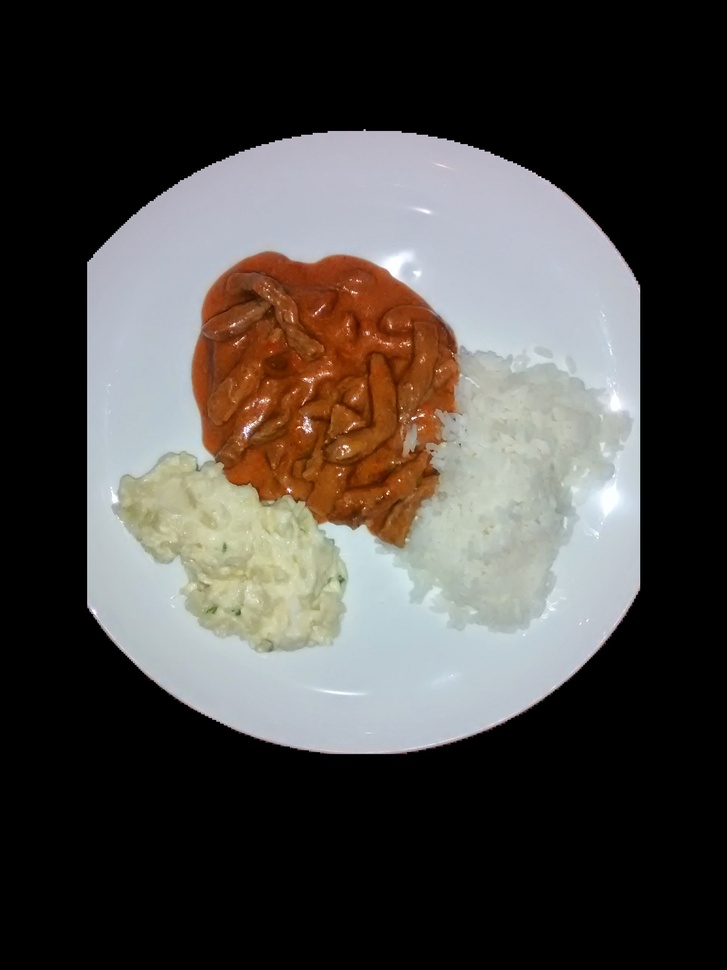
%> input picture Imagens_Varios_Alimentos_Processadas/IMG_20140922_141548258.jpg, 727 x 970 px, shrunk from 1944 x 2592 before the run
$ octave --eval "result = generate_mask_kmeans(imread('Imagens_Varios_Alimentos_Processadas/IMG_20140922_141548258.jpg'));"   (GNU Octave 9; MATLAB toolbox functions it lacks are replaced by stand-ins)
%> lines starting %> are read from the running program, lines starting %| are printed output that depends on the picture; in (x1, y1, x2, y2) boxes, pixels count from 0 and x2, y2 are one past the last pixel; in counts of white or black regions, pixels touching at a corner belong together; the program's own positions count from 1
function mask = generate_mask_kmeans(I)
% GENERATE_MASK_KMEANS Gera uma máscara binária para a comida usando K-means.
% A função assume que a imagem contém 3 classes principais: fundo (mesa), prato e comida.

% 1. Converter a imagem para o espaço de cores L*a*b* para melhor separação de cores
lab_I = rgb2lab(I);
%> lab_I: size 970x727x3 double; mean of channels 1, 2, 3 29.4, 1.6, 2.8

% 2. Usar apenas os canais 'a' e 'b' para a segmentação por cor
ab = lab_I(:,:,2:3);
ab = im2single(ab);

% 3. Segmentar a imagem em 3 clusters (fundo, prato, comida) usando K-means
nColors = 3;
pixel_labels = imsegkmeans(ab, nColors, 'NumAttempts', 3);
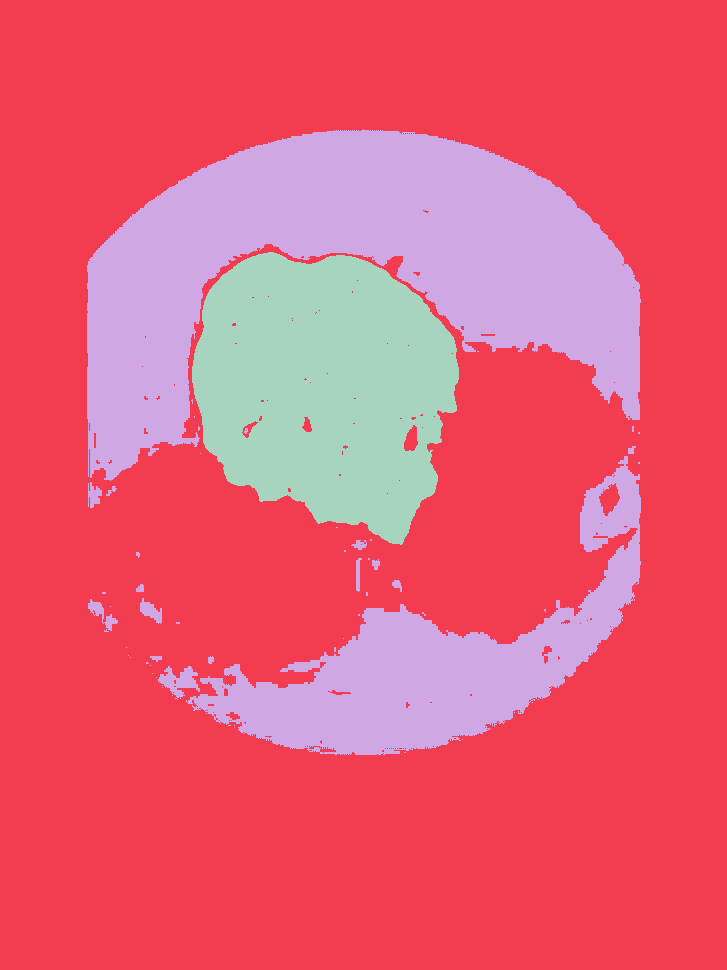
%> pixel_labels: size 970x727 uint8; 3 distinct labels, from 1 to 3; one colour per label, 0 black

% 4. Analisar os clusters para identificar a comida.
% O cluster da comida geralmente será o menor em área e mais centralizado.
% Para simplificar, vamos assumir que o cluster da comida é o que tem a menor área
% E que não é o fundo (que é o maior cluster).

stats = regionprops(pixel_labels, 'Area', 'PixelIdxList');
%> stats = 3 regions; Area: 514338, 133616, 57236
areas = [stats.Area];
%> areas = [57236 514338 133616]

% Encontrar o cluster com a maior área (provavelmente o fundo)
[~, idx_fundo] = max(areas);
%> idx_fundo = 2

% Inicializar a máscara como falsa (tudo é fundo)
mask = false(size(pixel_labels));

% Iterar sobre os clusters, ignorando o maior (fundo)
for k = 1:nColors
    if k ~= idx_fundo
        % Criar uma máscara temporária para o cluster atual
        temp_mask = (pixel_labels == k);

        % O prato é geralmente um anel ou círculo grande. A comida é uma forma menor.
        % Vamos usar a área para tentar distinguir o prato da comida.
        % O cluster restante com a menor área é provavelmente a comida.

        % Encontrar o cluster que não é o fundo e tem a menor área.
        % Esta é uma heurística, mas funciona bem para este tipo de imagem.

        % Se houver apenas 2 clusters restantes (prato e comida),
        % o menor é a comida. Se houver apenas 1 (prato OU comida), é esse.

        % Uma heurística mais robusta seria:
        % 1. Identificar o fundo (maior área).
        % 2. Dos restantes, o prato é o que tem o formato mais circular e maior área.
        % 3. O que sobrar é a comida.

        % Simplificando: vamos tentar o cluster com a menor área entre os não-fundo.

        % Para evitar a complexidade de regionprops em cada iteração,
        % vamos identificar os índices dos clusters não-fundo.

        non_background_indices = setdiff(1:nColors, idx_fundo);

        % Se houver 2 clusters não-fundo (prato e comida)
        if numel(non_background_indices) == 2
            % Comparar as áreas dos dois clusters não-fundo
            area1 = stats(non_background_indices(1)).Area;
            area2 = stats(non_background_indices(2)).Area;

            if area1 < area2
                idx_comida = non_background_indices(1);
            else
                idx_comida = non_background_indices(2);
            end

            mask = (pixel_labels == idx_comida);
            break; % Encontramos a comida, podemos sair do loop

        % Se houver apenas 1 cluster não-fundo (apenas comida ou apenas prato)
        elseif numel(non_background_indices) == 1
            % Assumimos que é a comida (ou o que queremos segmentar)
            mask = (pixel_labels == non_background_indices(1));
            break;
        end
    end
end
%> this loop made 1 pass
%> (non_background_indices, area1, area2, idx_comida) on pass 1: ([1 3], 57236, 133616, 1)
%> pass 1, in generate_mask_kmeans, `temp_mask = (pixel_labels == k);`:
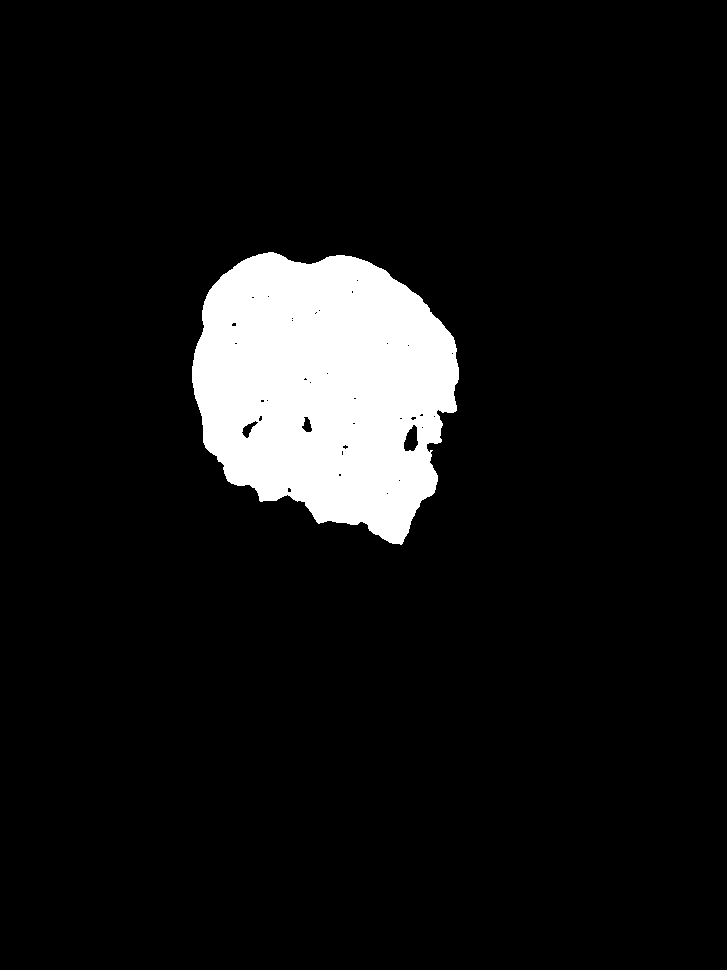
%> temp_mask: size 970x727 logical; 8.1% white; 1 white region, box (x1, y1, x2, y2) and area: (192, 252, 459, 545) 57236

% Se a heurística falhar (o que é comum), vamos tentar uma abordagem mais simples:
% O cluster da comida é o que tem a menor área total.
if ~any(mask(:))
    [~, idx_comida] = min(areas);
    % Se o menor cluster for o fundo, pegamos o segundo menor
    if idx_comida == idx_fundo
        areas(idx_fundo) = inf; % Ignora o fundo
        [~, idx_comida] = min(areas);
    end
    mask = (pixel_labels == idx_comida);
end

% A máscara final deve ser binária (0 ou 1)
mask = uint8(mask) * 255;

end

$ run again, on Imagens_Varios_Alimentos_Processadas/IMG_20140922_141552615.jpg
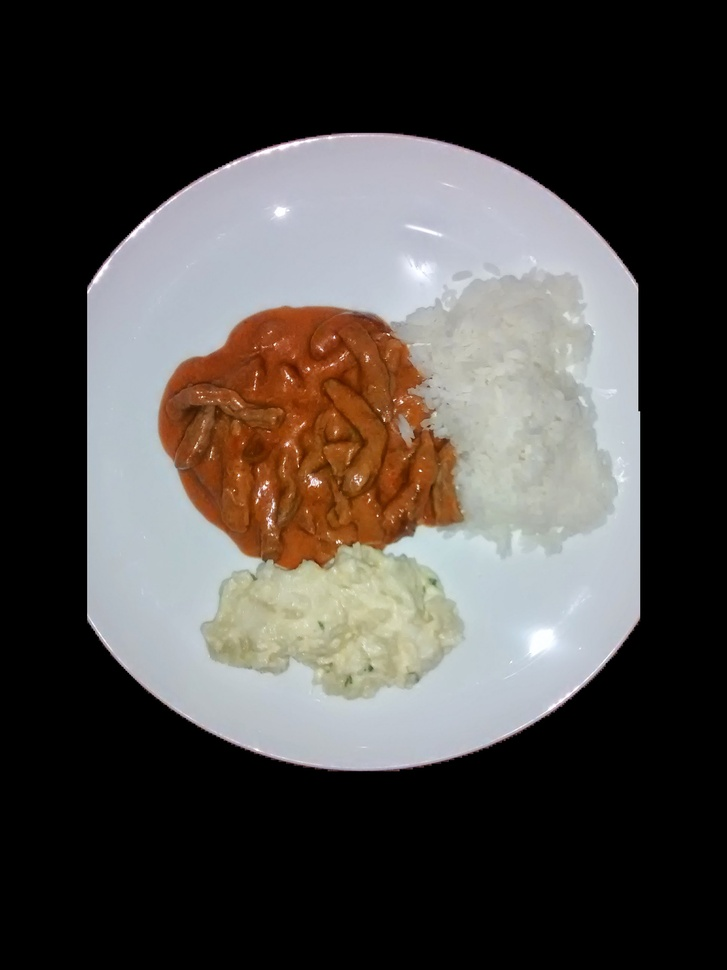
%> input picture Imagens_Varios_Alimentos_Processadas/IMG_20140922_141552615.jpg, 727 x 970 px, shrunk from 1944 x 2592 before the run
%> lab_I: size 970x727x3 double; mean of channels 1, 2, 3 30.1, 1.7, 2.7
%> in generate_mask_kmeans, `pixel_labels = imsegkmeans(ab, nColors, 'NumAttempts', 3);`:
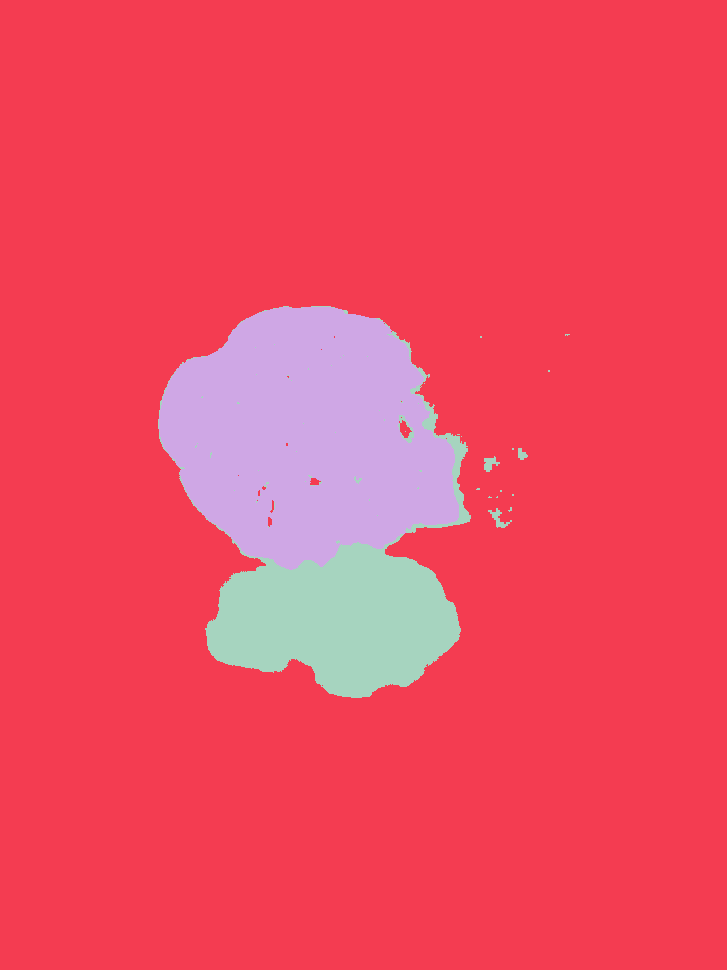
%> pixel_labels: size 970x727 uint8; 3 distinct labels, from 1 to 3; one colour per label, 0 black
%> stats = 3 regions; Area: 619280, 56067, 29843
%> areas = [29843 619280 56067]
%> idx_fundo = 2
%> the loop in generate_mask_kmeans, `for k = 1:nColors` made 1 pass
%> (non_background_indices, area1, area2, idx_comida) on pass 1: ([1 3], 29843, 56067, 1)
%> pass 1, in generate_mask_kmeans, `temp_mask = (pixel_labels == k);`:
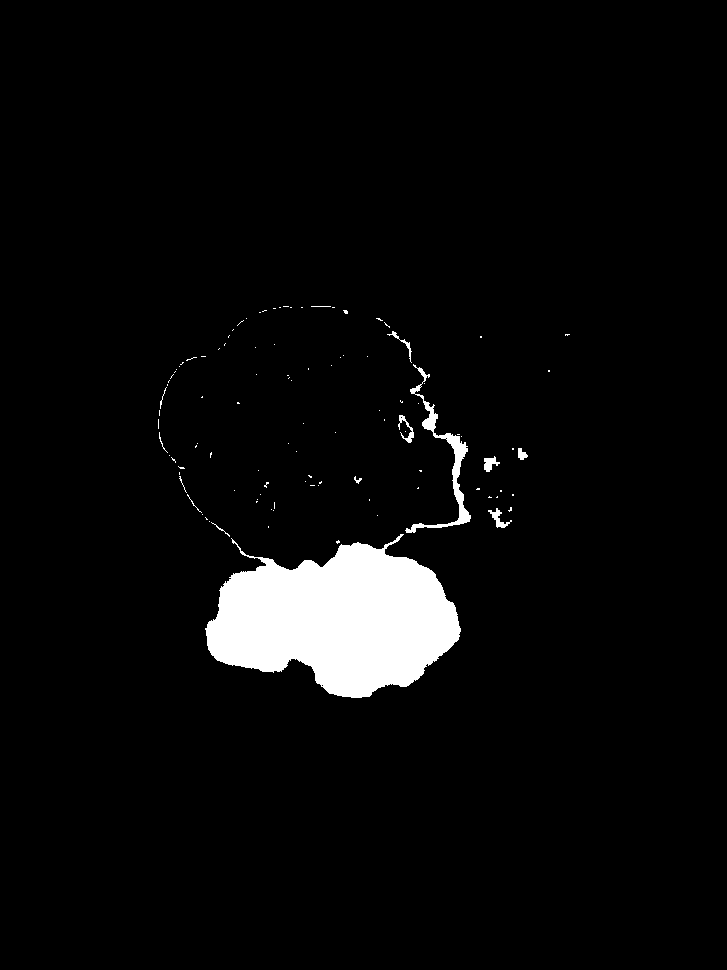
%> temp_mask: size 970x727 logical; 4.2% white; 107 white regions (93 under 20 px), largest, box (x1, y1, x2, y2) and area: (205, 534, 461, 698) 27235, (405, 364, 471, 533) 1473, (488, 508, 512, 528) 159

$ run again, on Imagens_Varios_Alimentos_Processadas/IMG_20140922_141558768.jpg
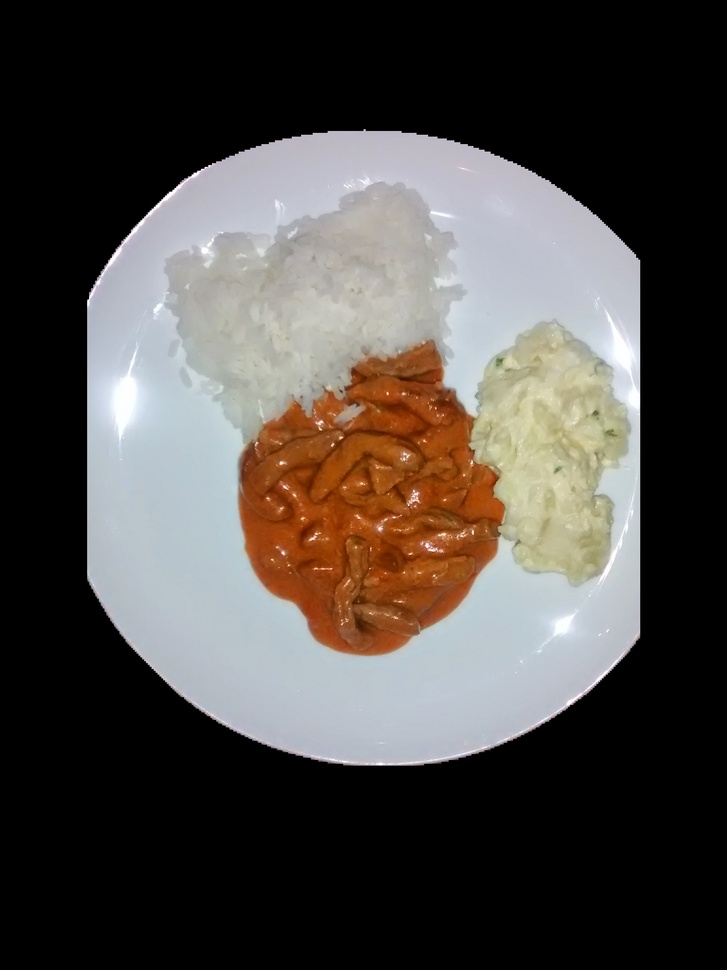
%> input picture Imagens_Varios_Alimentos_Processadas/IMG_20140922_141558768.jpg, 727 x 970 px, shrunk from 1944 x 2592 before the run
%> lab_I: size 970x727x3 double; mean of channels 1, 2, 3 30.2, 1.9, 3.1
%> in generate_mask_kmeans, `pixel_labels = imsegkmeans(ab, nColors, 'NumAttempts', 3);`:
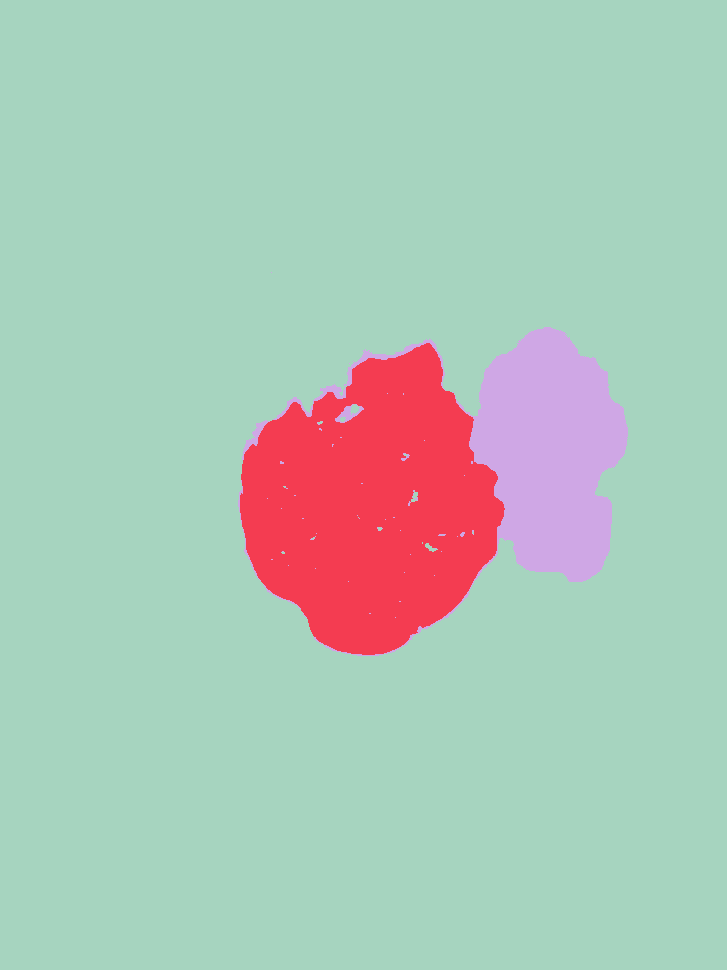
%> pixel_labels: size 970x727 uint8; 3 distinct labels, from 1 to 3; one colour per label, 0 black
%> stats = 3 regions; Area: 619488, 55659, 30043
%> areas = [619488 55659 30043]
%> idx_fundo = 1
%> the loop in generate_mask_kmeans, `for k = 1:nColors` made 2 passes
%> (non_background_indices, area1, area2, idx_comida) on pass 2: ([2 3], 55659, 30043, 3)
%> pass 2, in generate_mask_kmeans, `mask = (pixel_labels == idx_comida);`:
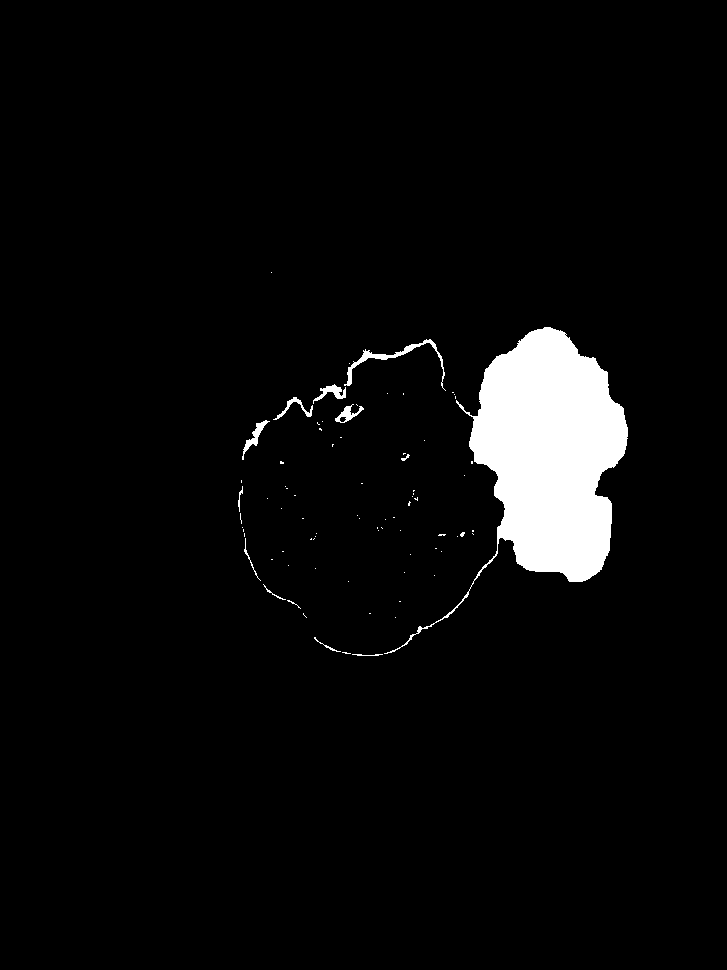
%> mask: size 970x727 logical; 4.3% white; 80 white regions (67 under 20 px), largest, box (x1, y1, x2, y2) and area: (384, 327, 628, 654) 28099, (344, 339, 446, 391) 596, (242, 420, 270, 460) 249
